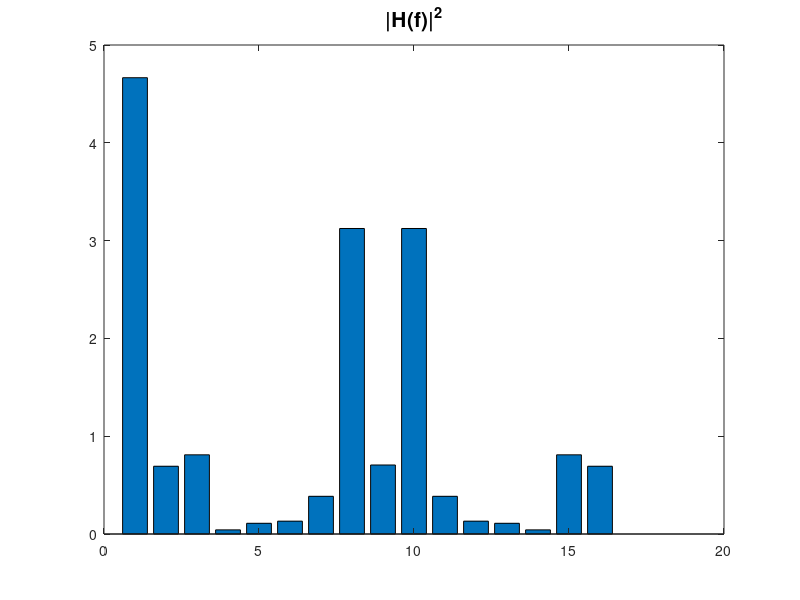
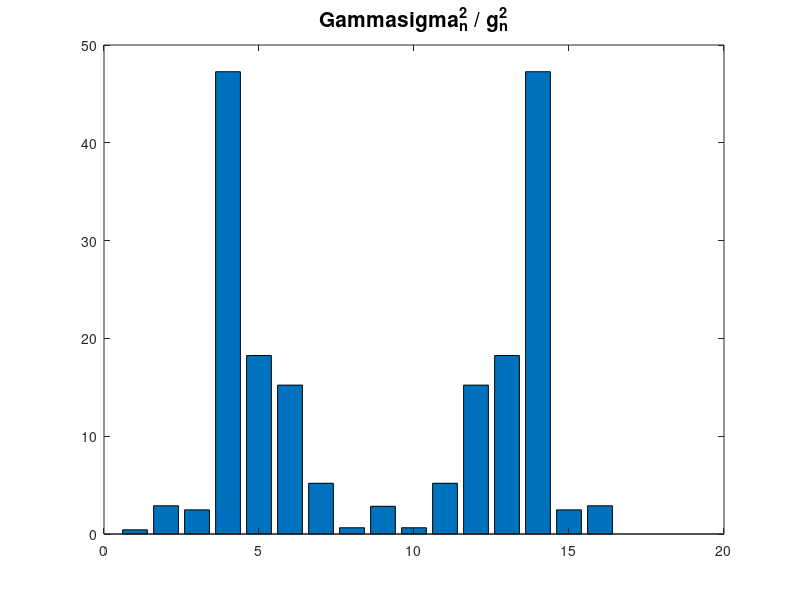
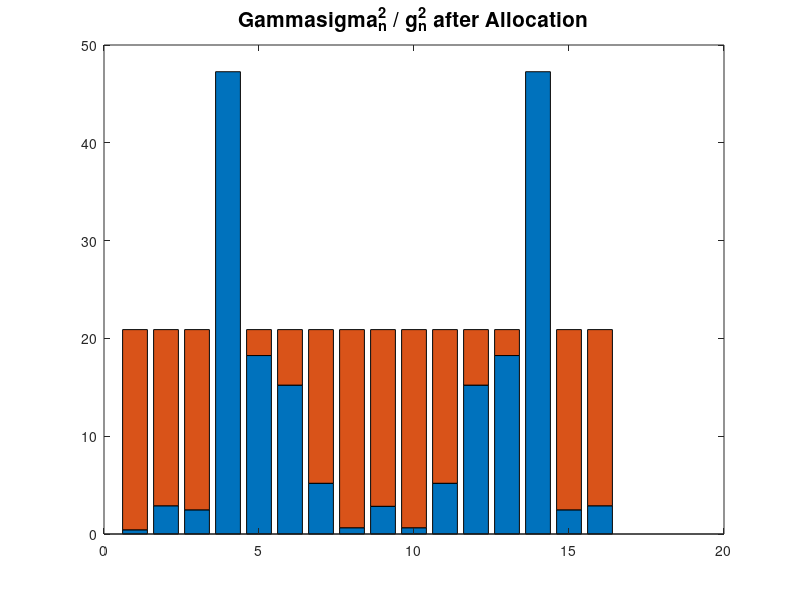

MATLAB code for these plots, in order:
clear; clc;
%% Given Data
SNR_gap = 2;
noise = 1;
Power = 200;
nSubChannel = 16;
h=[0.4 0 0.26 0 0 0.4 0 0.6 0 0.5];
%% Operations on channel
N = 16;
channel = fft(h,N);
Hf = abs(channel);
%% Plot |H(f)| and snr_gab*noise/gain
gn = Hf.^2;
figure(1)
bar(gn) 
title("|H(f)|^2",'FontSize', 15)
Porginal = SNR_gap*noise ./gn;
figure(2)
bar(Porginal) 
title("\Gamma\sigma_n^2 / g_n^2",'FontSize', 15)
%% Solve the Problem
Pleft = Power;
Pmin = sort(Porginal);
i = 1;
while Pleft > 0
    Palloc = Pmin(i+1) - Pmin(i);
    if Pleft < i*Palloc
        Palloc = Pleft / i;
        Pmin(1:i) = Pmin(1) + Palloc;
    else
        Pmin(1:i) = Pmin(i) + Palloc;
    end
    Pleft = Pleft - i*Palloc;
    Pmin = sort(Pmin);
    i = i+1;
end
%% Reorder
Buffer = Porginal;
Pnew = zeros(1,nSubChannel);
for j = 1:nSubChannel
    [~,i]    = min(Buffer);
    Buffer(i) = Pmin(j);
    Pnew(i)   = Buffer(i);
    Buffer(i) = inf;
end
Pn = Pnew - Porginal;
%% Plot and Print allocated Power
for i = 1:nSubChannel
    Pgraph(:,i) = [Porginal(i) Pn(i)];
end
figure(3)
bar(Pgraph','stacked');
title("\Gamma\sigma_n^2 / g_n^2 after Allocation",'FontSize', 15)
for i = 1:nSubChannel
    fprintf('\n');
    fprintf('\t\tP(%d) = %f',i,Pn(i));
end
fprintf('\n\tTotal Power = %f\n', sum(Pn));